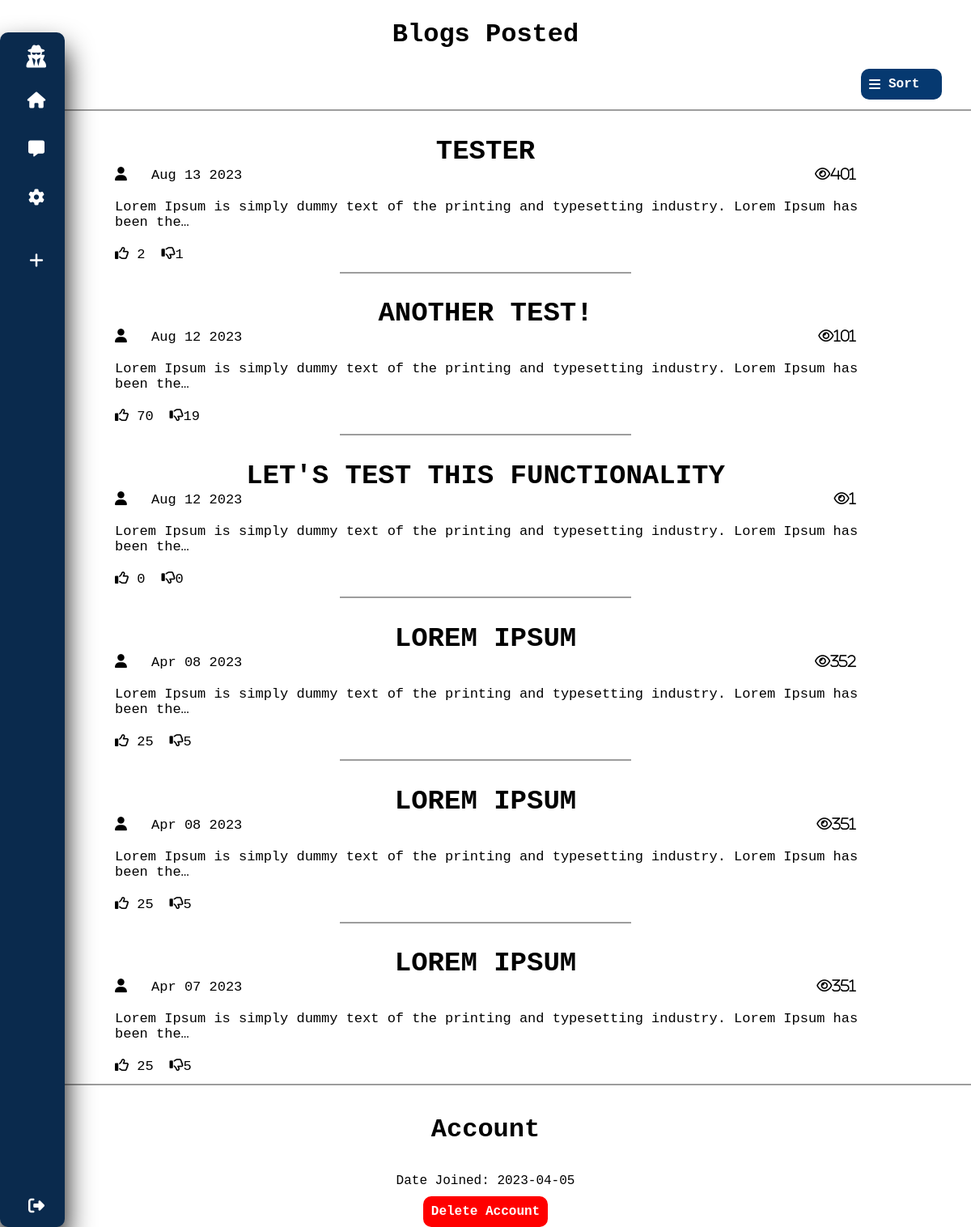
Before: /user-settings/ (signed in) with the older database file.
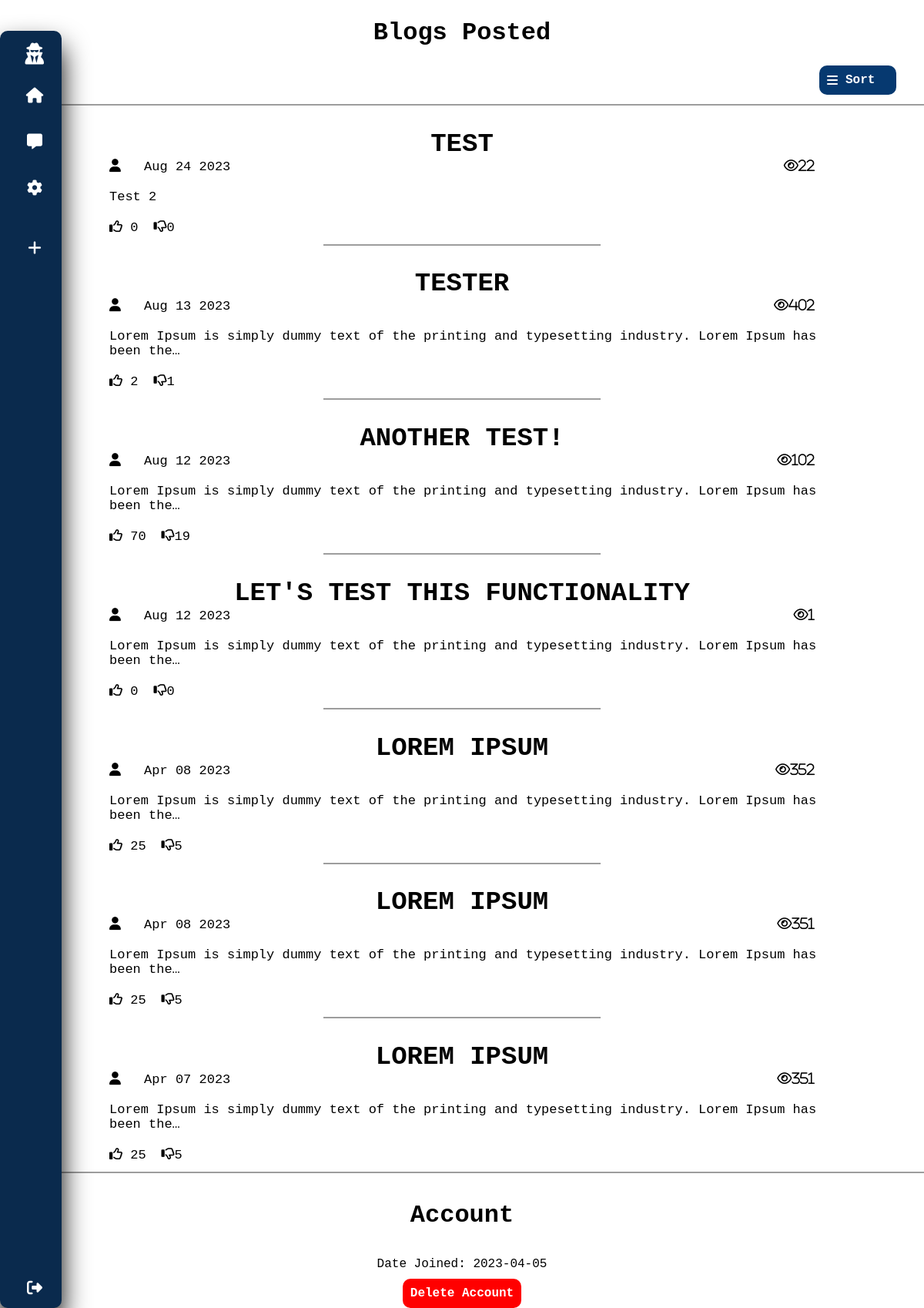
After: the same page with the newer database file.
### anonymous/models.py (models this page shows, shortened)
class Post(models.Model):
    user = models.ForeignKey(Anonymous, on_delete=models.CASCADE)
    title = models.CharField(max_length=100)
    description = models.TextField()
    date = models.DateTimeField(auto_now_add=True)
    likes = models.IntegerField(default=0)
    dislikes = models.IntegerField(default=0)
    views = models.IntegerField(default=0)

### anonymous/views.py (the view)
# urls.py: path('user-settings/', views.user_settings, name = 'user_settings')
def user_settings(request):
    get_anonymous = Anonymous.objects.get(user = request.user)
    blog_history = Post.objects.filter(user = get_anonymous).order_by('-date')
    date_joined = (request.user.date_joined).strftime('%Y-%m-%d')
    if request.method == 'POST':
        get_anonymous.delete()
        User.objects.get(username = request.user.username).delete()
        logout_view(request)
    context = {
        "blog_history": blog_history,
        "date_joined": date_joined,
    }
    return render(request, 'anonymous/user_settings.html', context)

### anonymous/templates/anonymous/user_settings.html (shortened to what this page needs)
{% extends 'anonymous/base.html' %} {%load static%} {%block content%}
<head>
  <link rel="stylesheet" href="{% static 'css/user_settings.css' %}" />
</head>
<div class="container">
  <div class="blogs-posted">
    <h1 id="blogs-posted">Blogs Posted</h1>
    <div class="sort-modal">
      <p id="sort"><i class="fa-solid fa-bars"></i> Sort</p>
    </div>
    <hr />
    {% for blog in blog_history%}
    <div class="blog">
      <a href="{% url 'post' blog.id %}">
        <h1 class="title">{{blog.title}}</h1>
        <div class="data">
          <span class="date"
            ><i class="fa-solid fa-user modal" style="margin-right: 20px"></i> {{blog.date|date:"M d Y"}}</span
          >
          <span class="views"> <i class="fa-regular fa-eye">{{blog.views}}</i></span>
        </div>
        <p>{{blog.description| truncatechars:100}}</p>
      </a>
      <div class="interaction">
        <span class="likes"
          ><i class="fa-regular fa-thumbs-up"></i> <span class="like">{{blog.likes}}</span></span
        >
        <span class="dislikes"
          ><i class="fa-regular fa-thumbs-down"></i
          ><span class="dislike">{{blog.dislikes}}</span></span
        >
      </div>
    </div>
    <hr id="blog-separator" />
    {%endfor%}
  </div>
  <hr />
  <div class="account-info">
    <h1 id="account">Account</h1>
    <p id="date-joined">Date Joined: {{date_joined}}</p>
    <button type="submit" id="delete-account">Delete Account</button>
  </div>
</div>
{%endblock%}

Changed rows visible on the page:
added Post: title "TEST", date "Aug 24 2023", views "22", description "Test 2", likes "0", dislikes "0"
changed Post "TESTER": views "401" → "402"
changed Post "ANOTHER TEST!": views "101" → "102"
